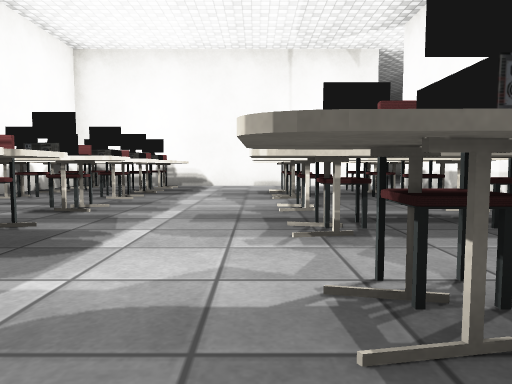
View 1 (above)

24 first-person views from a walk through a scene from a Unity 3-D project. The camera is 0.56 m above the floor, tilts 4° down and sees 70° across. The floor is counted in squares, 1 m on a side. Each view is taken from the middle of a square. On the plan, view 1 faces up. The plan holds only what a view shows up to about 10 squares ahead; the rest is blank. The place goes on beyond the plan. The player character is not drawn. Some animated figures are left out. Some surface patterns are stand-ins.

View 2
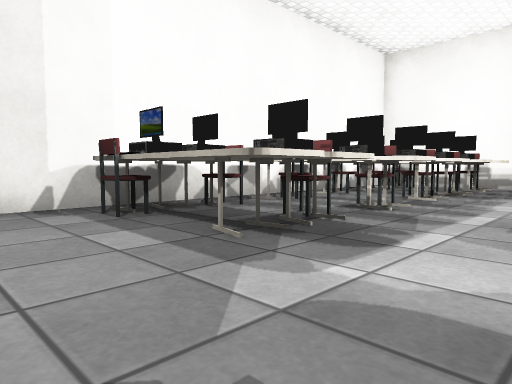

View 3
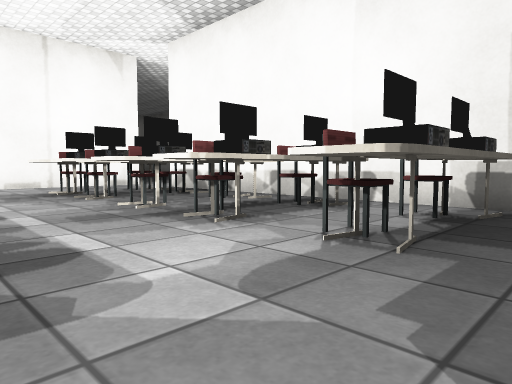

View 4
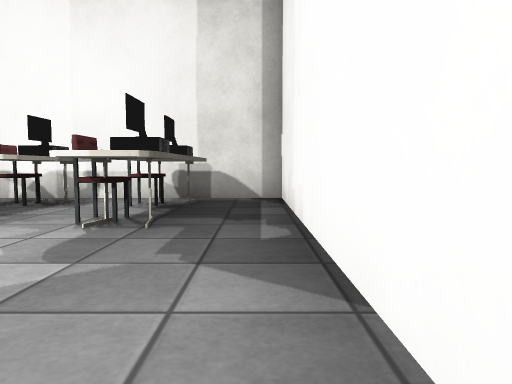

View 5
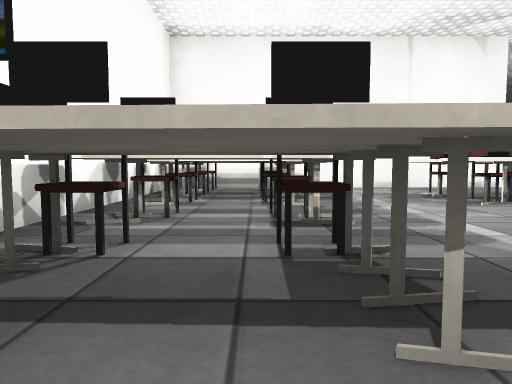

View 6
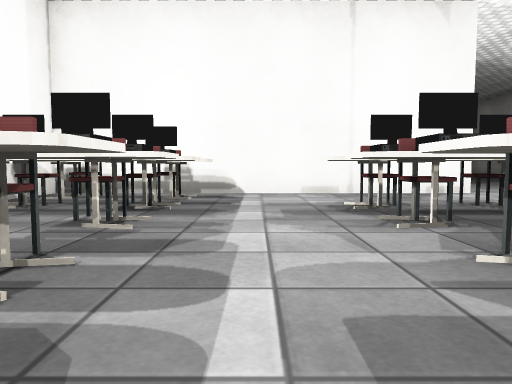

View 7
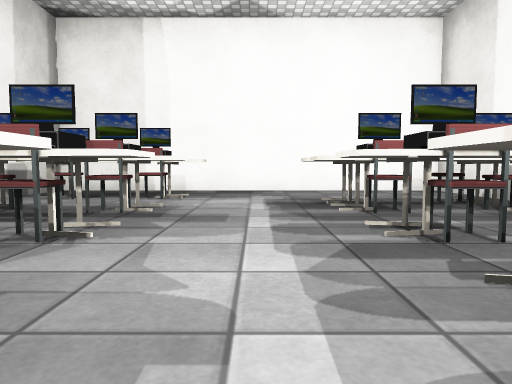

View 8
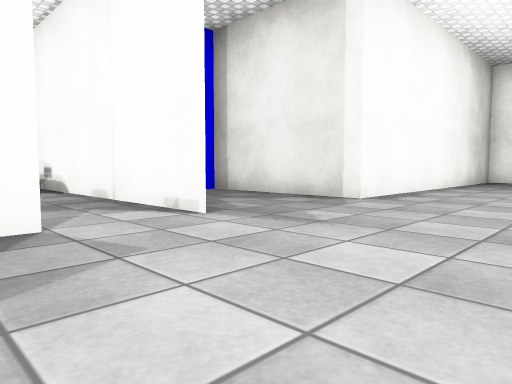

View 9
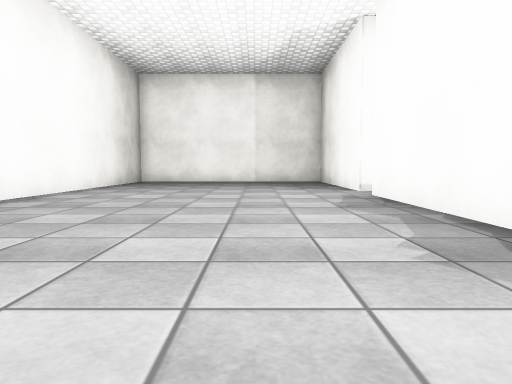

View 10
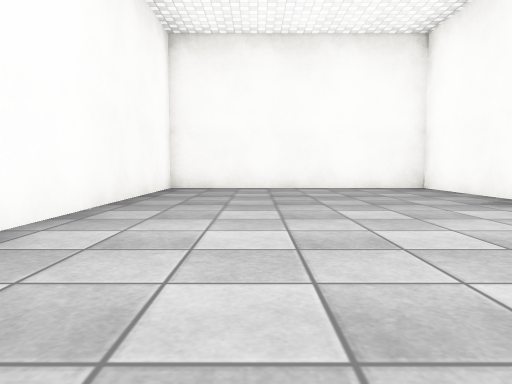

View 11
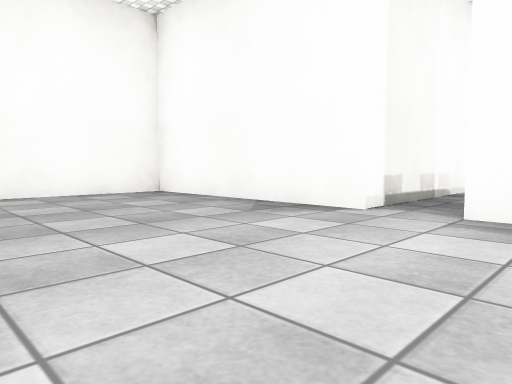

View 12
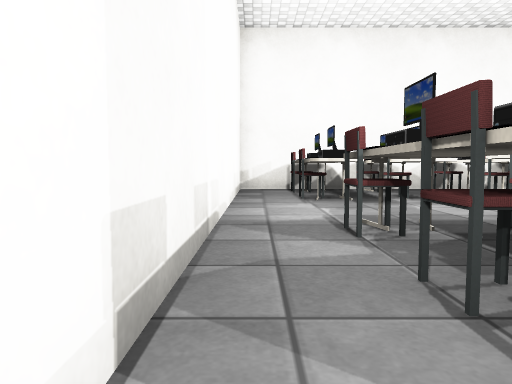

View 13
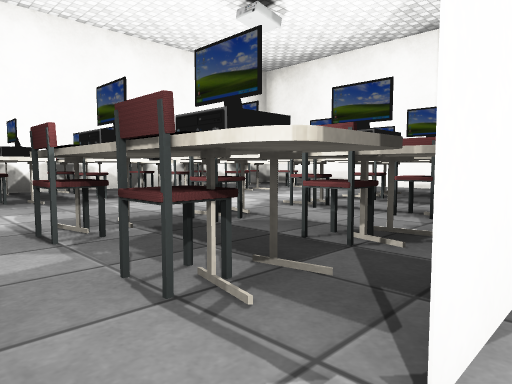

View 14
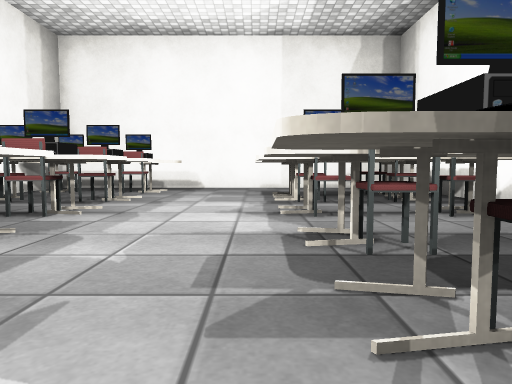

View 15
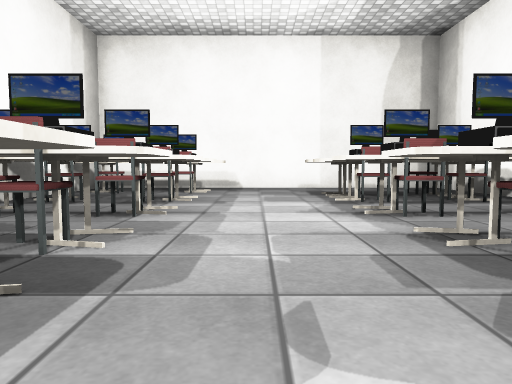

View 16
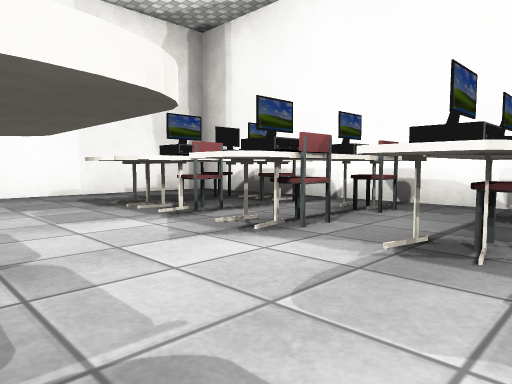

View 17
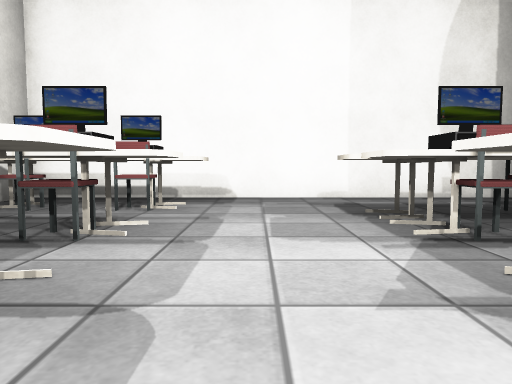

View 18
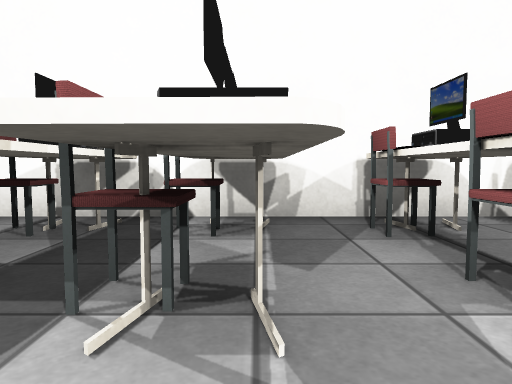

View 19
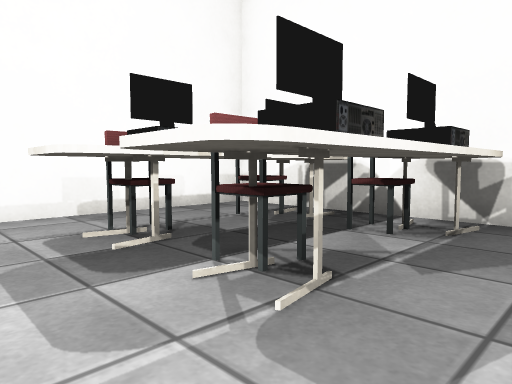

View 20
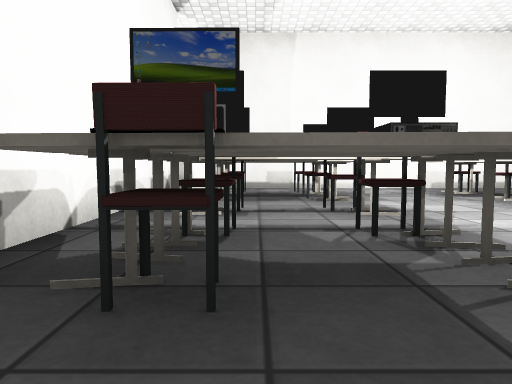

View 21
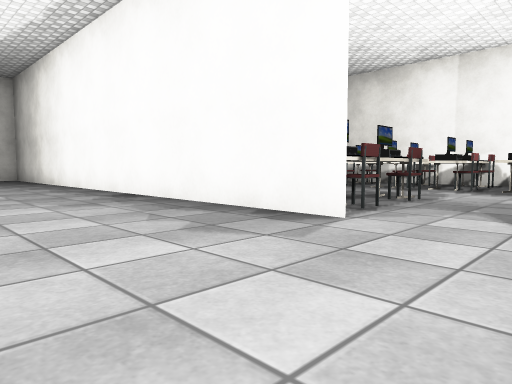

View 22
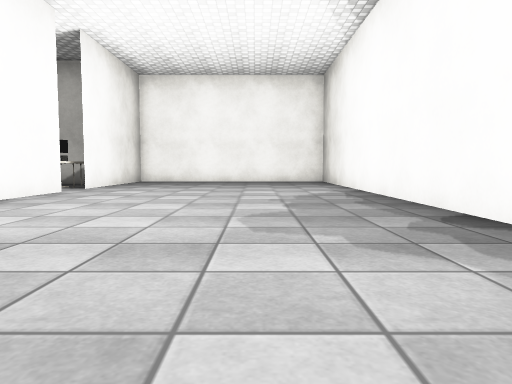

View 23
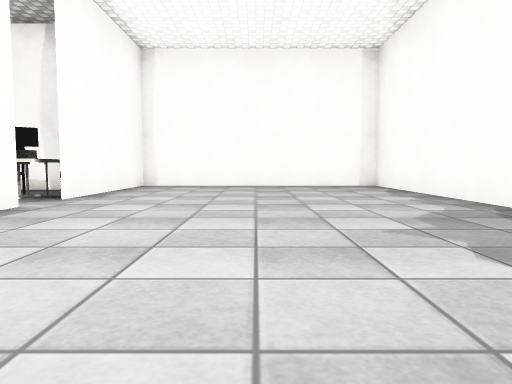

View 24
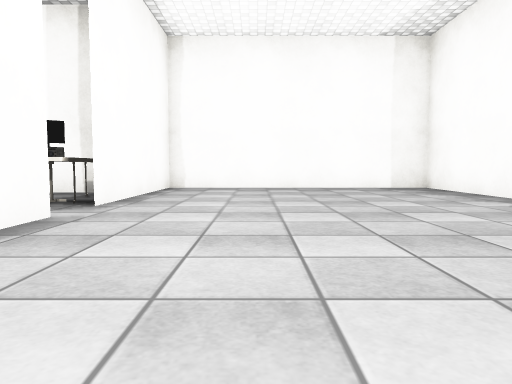

### Floor plan
Key: @ floor where view 1 was taken; # wall or solid block; . floor; ^ raised ledge; O other object.
Columns run from 5 left of view 1 to 19 right of it. Each row starts with its distance up from view 1.
 23          ########
 22          #......#
 21          #......#
 20          #......#
 19          #......#
 18          #......#########
 17          #.......O....O.#
 16          #......OOO^.O O^
 15          #......#OO...OO^
 14      #####......# O^.O O^
 13      ...........#OO^.^OO#
 12       ..........OOO^.OOO^
 11 #########.......OO ^.O  ^
 10 ^O ^...........#OOO^..O.#
  9 ^OO^.O.O...... #.O...O O^
  8 ^ O^.^O O....  #......O.#
  7 ^O ^.^O #....  ##########
  6 ^^^^.^^^#.....
  5 ^OOO.^O  #....
  4 #OO..O.O.#.....
  3 ^O O.^O O#......
  2 ^O^^.O  ##......
  1 #....^OOO#.....#
  0 #....@...#.....#
 -1 ##########......O
 -2         #.......
 -3         #.......#
 -4         #......###
 -5         #......#
 -6         ########

Where each view was taken, in squares from view 1:
view 1: 0 up, 0 right, facing up
view 2: 0 up, 0 right, facing up-left
view 3: 0 up, 2 left, facing up-right
view 4: 0 up, 3 left, facing right
view 5: 1 up, 3 left, facing up
view 6: 3 up, 1 left, facing up
view 7: 8 up, 1 left, facing down
view 8: 8 up, 7 right, facing up-left
view 9: 9 up, 8 right, facing up
view 10: 13 up, 6 right, facing up
view 11: 15 up, 6 right, facing up-right
view 12: 17 up, 10 right, facing right
view 13: 17 up, 10 right, facing down-right
view 14: 17 up, 14 right, facing down
view 15: 17 up, 15 right, facing down
view 16: 15 up, 16 right, facing down-left
view 17: 14 up, 15 right, facing down
view 18: 14 up, 15 right, facing right
view 19: 13 up, 15 right, facing up-right
view 20: 8 up, 12 right, facing up
view 21: 11 up, 7 right, facing down-left
view 22: 8 up, 6 right, facing down
view 23: 5 up, 7 right, facing down
view 24: 4 up, 8 right, facing down
